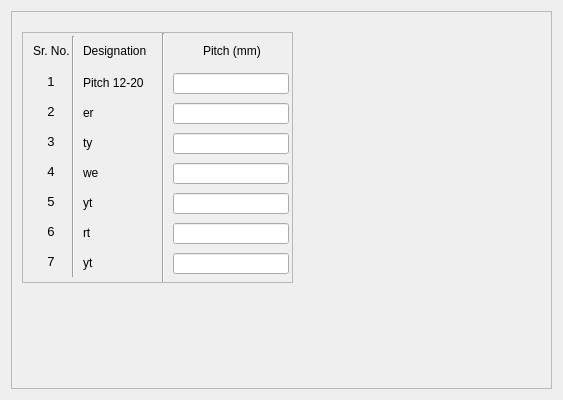
<?xml version="1.0" encoding="UTF-8"?>
<ui version="4.0">
 <class>Dialog</class>
 <widget class="QDialog" name="Dialog">
  <property name="geometry">
   <rect>
    <x>0</x>
    <y>0</y>
    <width>563</width>
    <height>400</height>
   </rect>
  </property>
  <property name="minimumSize">
   <size>
    <width>300</width>
    <height>200</height>
   </size>
  </property>
  <property name="font">
   <font>
    <family>Arial</family>
   </font>
  </property>
  <property name="windowTitle">
   <string>Pitch Details</string>
  </property>
  <layout class="QGridLayout" name="gridLayout">
   <item row="1" column="0">
    <widget class="QScrollArea" name="scrollArea">
     <property name="widgetResizable">
      <bool>true</bool>
     </property>
     <widget class="QWidget" name="scrollAreaWidgetContents">
      <property name="geometry">
       <rect>
        <x>0</x>
        <y>0</y>
        <width>543</width>
        <height>380</height>
       </rect>
      </property>
      <widget class="QLabel" name="label_3">
       <property name="geometry">
        <rect>
         <x>290</x>
         <y>20</y>
         <width>241</width>
         <height>341</height>
        </rect>
       </property>
       <property name="text">
        <string/>
       </property>
       <property name="pixmap">
        <pixmap>../../../ResourceFiles/images/cleatAngle.png</pixmap>
       </property>
      </widget>
      <widget class="QScrollArea" name="scrollArea_2">
       <property name="geometry">
        <rect>
         <x>10</x>
         <y>20</y>
         <width>271</width>
         <height>251</height>
        </rect>
       </property>
       <property name="widgetResizable">
        <bool>true</bool>
       </property>
       <widget class="QWidget" name="scrollAreaWidgetContents_2">
        <property name="geometry">
         <rect>
          <x>0</x>
          <y>0</y>
          <width>269</width>
          <height>249</height>
         </rect>
        </property>
        <widget class="QLabel" name="label">
         <property name="geometry">
          <rect>
           <x>10</x>
           <y>10</y>
           <width>36</width>
           <height>16</height>
          </rect>
         </property>
         <property name="font">
          <font>
           <family>Arial</family>
           <pointsize>9</pointsize>
          </font>
         </property>
         <property name="text">
          <string>Sr. No.</string>
         </property>
        </widget>
        <widget class="QLabel" name="label_2">
         <property name="geometry">
          <rect>
           <x>60</x>
           <y>10</y>
           <width>67</width>
           <height>16</height>
          </rect>
         </property>
         <property name="font">
          <font>
           <family>Arial</family>
           <pointsize>9</pointsize>
          </font>
         </property>
         <property name="text">
          <string>Designation</string>
         </property>
        </widget>
        <widget class="QLabel" name="label_5">
         <property name="geometry">
          <rect>
           <x>180</x>
           <y>10</y>
           <width>60</width>
           <height>16</height>
          </rect>
         </property>
         <property name="font">
          <font>
           <family>Arial</family>
           <pointsize>9</pointsize>
          </font>
         </property>
         <property name="text">
          <string>Pitch (mm)</string>
         </property>
        </widget>
        <widget class="QLineEdit" name="lineEdit_pitch2">
         <property name="geometry">
          <rect>
           <x>150</x>
           <y>70</y>
           <width>116</width>
           <height>21</height>
          </rect>
         </property>
         <property name="font">
          <font>
           <family>Arial</family>
           <pointsize>9</pointsize>
          </font>
         </property>
         <property name="readOnly">
          <bool>true</bool>
         </property>
        </widget>
        <widget class="QLineEdit" name="lineEdit_pitch3">
         <property name="geometry">
          <rect>
           <x>150</x>
           <y>100</y>
           <width>116</width>
           <height>21</height>
          </rect>
         </property>
         <property name="font">
          <font>
           <family>Arial</family>
           <pointsize>9</pointsize>
          </font>
         </property>
         <property name="readOnly">
          <bool>true</bool>
         </property>
        </widget>
        <widget class="QLineEdit" name="lineEdit_pitch4">
         <property name="geometry">
          <rect>
           <x>150</x>
           <y>130</y>
           <width>116</width>
           <height>21</height>
          </rect>
         </property>
         <property name="font">
          <font>
           <family>Arial</family>
           <pointsize>9</pointsize>
          </font>
         </property>
         <property name="readOnly">
          <bool>true</bool>
         </property>
        </widget>
        <widget class="QLineEdit" name="lineEdit_pitch">
         <property name="geometry">
          <rect>
           <x>150</x>
           <y>40</y>
           <width>116</width>
           <height>21</height>
          </rect>
         </property>
         <property name="font">
          <font>
           <family>Arial</family>
           <pointsize>9</pointsize>
          </font>
         </property>
         <property name="readOnly">
          <bool>true</bool>
         </property>
        </widget>
        <widget class="QLineEdit" name="lineEdit_pitch5">
         <property name="geometry">
          <rect>
           <x>150</x>
           <y>160</y>
           <width>116</width>
           <height>21</height>
          </rect>
         </property>
         <property name="font">
          <font>
           <family>Arial</family>
           <pointsize>9</pointsize>
          </font>
         </property>
         <property name="readOnly">
          <bool>true</bool>
         </property>
        </widget>
        <widget class="QLineEdit" name="lineEdit_pitch6">
         <property name="geometry">
          <rect>
           <x>150</x>
           <y>190</y>
           <width>116</width>
           <height>21</height>
          </rect>
         </property>
         <property name="font">
          <font>
           <family>Arial</family>
           <pointsize>9</pointsize>
          </font>
         </property>
         <property name="readOnly">
          <bool>true</bool>
         </property>
        </widget>
        <widget class="QLabel" name="lbl_1">
         <property name="geometry">
          <rect>
           <x>60</x>
           <y>40</y>
           <width>71</width>
           <height>20</height>
          </rect>
         </property>
         <property name="font">
          <font>
           <family>Arial</family>
           <pointsize>9</pointsize>
          </font>
         </property>
         <property name="text">
          <string>Pitch 12-20</string>
         </property>
        </widget>
        <widget class="QLabel" name="lbl_2">
         <property name="geometry">
          <rect>
           <x>60</x>
           <y>70</y>
           <width>71</width>
           <height>20</height>
          </rect>
         </property>
         <property name="font">
          <font>
           <family>Arial</family>
           <pointsize>9</pointsize>
          </font>
         </property>
         <property name="text">
          <string>er</string>
         </property>
        </widget>
        <widget class="QLabel" name="lbl_3">
         <property name="geometry">
          <rect>
           <x>60</x>
           <y>100</y>
           <width>71</width>
           <height>20</height>
          </rect>
         </property>
         <property name="font">
          <font>
           <family>Arial</family>
           <pointsize>9</pointsize>
          </font>
         </property>
         <property name="text">
          <string>ty</string>
         </property>
        </widget>
        <widget class="QLabel" name="lbl_4">
         <property name="geometry">
          <rect>
           <x>60</x>
           <y>130</y>
           <width>71</width>
           <height>20</height>
          </rect>
         </property>
         <property name="font">
          <font>
           <family>Arial</family>
           <pointsize>9</pointsize>
          </font>
         </property>
         <property name="text">
          <string>we</string>
         </property>
        </widget>
        <widget class="QLabel" name="lbl_5">
         <property name="geometry">
          <rect>
           <x>60</x>
           <y>190</y>
           <width>71</width>
           <height>20</height>
          </rect>
         </property>
         <property name="font">
          <font>
           <family>Arial</family>
           <pointsize>9</pointsize>
          </font>
         </property>
         <property name="text">
          <string>rt</string>
         </property>
        </widget>
        <widget class="QLabel" name="lbl_6">
         <property name="geometry">
          <rect>
           <x>60</x>
           <y>160</y>
           <width>71</width>
           <height>20</height>
          </rect>
         </property>
         <property name="font">
          <font>
           <family>Arial</family>
           <pointsize>9</pointsize>
          </font>
         </property>
         <property name="text">
          <string>yt</string>
         </property>
        </widget>
        <widget class="QLabel" name="lbl_7">
         <property name="geometry">
          <rect>
           <x>60</x>
           <y>220</y>
           <width>71</width>
           <height>20</height>
          </rect>
         </property>
         <property name="font">
          <font>
           <family>Arial</family>
           <pointsize>9</pointsize>
          </font>
         </property>
         <property name="text">
          <string>yt</string>
         </property>
        </widget>
        <widget class="QLabel" name="lbl_mem">
         <property name="geometry">
          <rect>
           <x>20</x>
           <y>40</y>
           <width>16</width>
           <height>16</height>
          </rect>
         </property>
         <property name="font">
          <font>
           <family>Arial</family>
           <pointsize>10</pointsize>
          </font>
         </property>
         <property name="text">
          <string>1</string>
         </property>
         <property name="alignment">
          <set>Qt::AlignCenter</set>
         </property>
        </widget>
        <widget class="QLabel" name="lbl_mem2">
         <property name="geometry">
          <rect>
           <x>20</x>
           <y>70</y>
           <width>16</width>
           <height>16</height>
          </rect>
         </property>
         <property name="font">
          <font>
           <family>Arial</family>
           <pointsize>10</pointsize>
          </font>
         </property>
         <property name="text">
          <string>2</string>
         </property>
         <property name="alignment">
          <set>Qt::AlignCenter</set>
         </property>
        </widget>
        <widget class="QLabel" name="lbl_mem3">
         <property name="enabled">
          <bool>true</bool>
         </property>
         <property name="geometry">
          <rect>
           <x>20</x>
           <y>100</y>
           <width>16</width>
           <height>16</height>
          </rect>
         </property>
         <property name="font">
          <font>
           <family>Arial</family>
           <pointsize>10</pointsize>
          </font>
         </property>
         <property name="text">
          <string>3</string>
         </property>
         <property name="alignment">
          <set>Qt::AlignCenter</set>
         </property>
        </widget>
        <widget class="QLabel" name="lbl_mem4">
         <property name="geometry">
          <rect>
           <x>20</x>
           <y>130</y>
           <width>16</width>
           <height>16</height>
          </rect>
         </property>
         <property name="font">
          <font>
           <family>Arial</family>
           <pointsize>10</pointsize>
          </font>
         </property>
         <property name="text">
          <string>4</string>
         </property>
         <property name="alignment">
          <set>Qt::AlignCenter</set>
         </property>
        </widget>
        <widget class="QLabel" name="lbl_mem5">
         <property name="geometry">
          <rect>
           <x>20</x>
           <y>160</y>
           <width>16</width>
           <height>16</height>
          </rect>
         </property>
         <property name="font">
          <font>
           <family>Arial</family>
           <pointsize>10</pointsize>
          </font>
         </property>
         <property name="text">
          <string>5</string>
         </property>
         <property name="alignment">
          <set>Qt::AlignCenter</set>
         </property>
        </widget>
        <widget class="QLabel" name="lbl_mem6">
         <property name="geometry">
          <rect>
           <x>20</x>
           <y>190</y>
           <width>16</width>
           <height>16</height>
          </rect>
         </property>
         <property name="font">
          <font>
           <family>Arial</family>
           <pointsize>10</pointsize>
          </font>
         </property>
         <property name="text">
          <string>6</string>
         </property>
         <property name="alignment">
          <set>Qt::AlignCenter</set>
         </property>
        </widget>
        <widget class="QLabel" name="lbl_mem7">
         <property name="geometry">
          <rect>
           <x>20</x>
           <y>220</y>
           <width>16</width>
           <height>16</height>
          </rect>
         </property>
         <property name="font">
          <font>
           <family>Arial</family>
           <pointsize>10</pointsize>
          </font>
         </property>
         <property name="text">
          <string>7</string>
         </property>
         <property name="alignment">
          <set>Qt::AlignCenter</set>
         </property>
        </widget>
        <widget class="Line" name="line">
         <property name="geometry">
          <rect>
           <x>40</x>
           <y>3</y>
           <width>20</width>
           <height>241</height>
          </rect>
         </property>
         <property name="orientation">
          <enum>Qt::Vertical</enum>
         </property>
        </widget>
        <widget class="Line" name="line_7">
         <property name="geometry">
          <rect>
           <x>130</x>
           <y>0</y>
           <width>20</width>
           <height>251</height>
          </rect>
         </property>
         <property name="orientation">
          <enum>Qt::Vertical</enum>
         </property>
        </widget>
        <widget class="QLineEdit" name="lineEdit_pitch7">
         <property name="geometry">
          <rect>
           <x>150</x>
           <y>220</y>
           <width>116</width>
           <height>21</height>
          </rect>
         </property>
         <property name="font">
          <font>
           <family>Arial</family>
           <pointsize>9</pointsize>
          </font>
         </property>
         <property name="readOnly">
          <bool>true</bool>
         </property>
        </widget>
       </widget>
      </widget>
     </widget>
    </widget>
   </item>
  </layout>
 </widget>
 <resources>
  <include location="ResourceFiles/icons.qrc"/>
 </resources>
 <connections/>
</ui>
